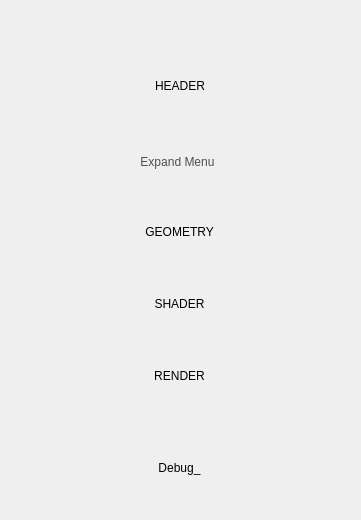
<?xml version="1.0" encoding="UTF-8"?>
<ui version="4.0">
 <class>MainWindow</class>
 <widget class="QMainWindow" name="MainWindow">
  <property name="geometry">
   <rect>
    <x>0</x>
    <y>0</y>
    <width>361</width>
    <height>520</height>
   </rect>
  </property>
  <property name="sizePolicy">
   <sizepolicy hsizetype="Preferred" vsizetype="Preferred">
    <horstretch>0</horstretch>
    <verstretch>0</verstretch>
   </sizepolicy>
  </property>
  <property name="minimumSize">
   <size>
    <width>361</width>
    <height>171</height>
   </size>
  </property>
  <property name="maximumSize">
   <size>
    <width>16777215</width>
    <height>520</height>
   </size>
  </property>
  <property name="windowTitle">
   <string>MainWindow</string>
  </property>
  <property name="styleSheet">
   <string notr="true">border: none;</string>
  </property>
  <widget class="QWidget" name="centralwidget">
   <property name="maximumSize">
    <size>
     <width>16777215</width>
     <height>520</height>
    </size>
   </property>
   <widget class="QLabel" name="lbl_header">
    <property name="geometry">
     <rect>
      <x>0</x>
      <y>0</y>
      <width>360</width>
      <height>171</height>
     </rect>
    </property>
    <property name="sizePolicy">
     <sizepolicy hsizetype="Preferred" vsizetype="Preferred">
      <horstretch>0</horstretch>
      <verstretch>0</verstretch>
     </sizepolicy>
    </property>
    <property name="minimumSize">
     <size>
      <width>360</width>
      <height>171</height>
     </size>
    </property>
    <property name="maximumSize">
     <size>
      <width>16777215</width>
      <height>171</height>
     </size>
    </property>
    <property name="text">
     <string>HEADER</string>
    </property>
    <property name="scaledContents">
     <bool>false</bool>
    </property>
    <property name="alignment">
     <set>Qt::AlignCenter</set>
    </property>
   </widget>
   <widget class="QToolButton" name="tbttn_more">
    <property name="geometry">
     <rect>
      <x>-10</x>
      <y>152</y>
      <width>375</width>
      <height>20</height>
     </rect>
    </property>
    <property name="sizePolicy">
     <sizepolicy hsizetype="MinimumExpanding" vsizetype="Fixed">
      <horstretch>0</horstretch>
      <verstretch>0</verstretch>
     </sizepolicy>
    </property>
    <property name="styleSheet">
     <string notr="true">border-color: rgb(79, 79, 79);
color: rgb(79, 79, 79);
padding: 0;
border: none;</string>
    </property>
    <property name="text">
     <string>Expand Menu</string>
    </property>
   </widget>
   <widget class="QWidget" name="layoutWidget">
    <property name="geometry">
     <rect>
      <x>9</x>
      <y>191</y>
      <width>341</width>
      <height>321</height>
     </rect>
    </property>
    <layout class="QVBoxLayout" name="verticalLayout">
     <item>
      <widget class="QPushButton" name="bttn_1">
       <property name="minimumSize">
        <size>
         <width>0</width>
         <height>50</height>
        </size>
       </property>
       <property name="styleSheet">
        <string notr="true">padding: 0;
border: none;</string>
       </property>
       <property name="text">
        <string>      GEOMETRY      </string>
       </property>
      </widget>
     </item>
     <item>
      <widget class="QPushButton" name="bttn_2">
       <property name="minimumSize">
        <size>
         <width>0</width>
         <height>50</height>
        </size>
       </property>
       <property name="styleSheet">
        <string notr="true">padding: 0;
border: none;</string>
       </property>
       <property name="text">
        <string>        SHADER        </string>
       </property>
      </widget>
     </item>
     <item>
      <widget class="QPushButton" name="bttn_3">
       <property name="minimumSize">
        <size>
         <width>0</width>
         <height>50</height>
        </size>
       </property>
       <property name="styleSheet">
        <string notr="true">padding: 0;
border: none;</string>
       </property>
       <property name="text">
        <string>        RENDER        </string>
       </property>
      </widget>
     </item>
     <item>
      <spacer name="verticalSpacer">
       <property name="orientation">
        <enum>Qt::Vertical</enum>
       </property>
       <property name="sizeType">
        <enum>QSizePolicy::Minimum</enum>
       </property>
       <property name="sizeHint" stdset="0">
        <size>
         <width>20</width>
         <height>20</height>
        </size>
       </property>
      </spacer>
     </item>
     <item>
      <widget class="QPushButton" name="bttn_debug">
       <property name="minimumSize">
        <size>
         <width>0</width>
         <height>50</height>
        </size>
       </property>
       <property name="styleSheet">
        <string notr="true">padding: 0;
border: none;</string>
       </property>
       <property name="text">
        <string>Debug_</string>
       </property>
      </widget>
     </item>
    </layout>
   </widget>
  </widget>
 </widget>
 <resources/>
 <connections/>
</ui>
